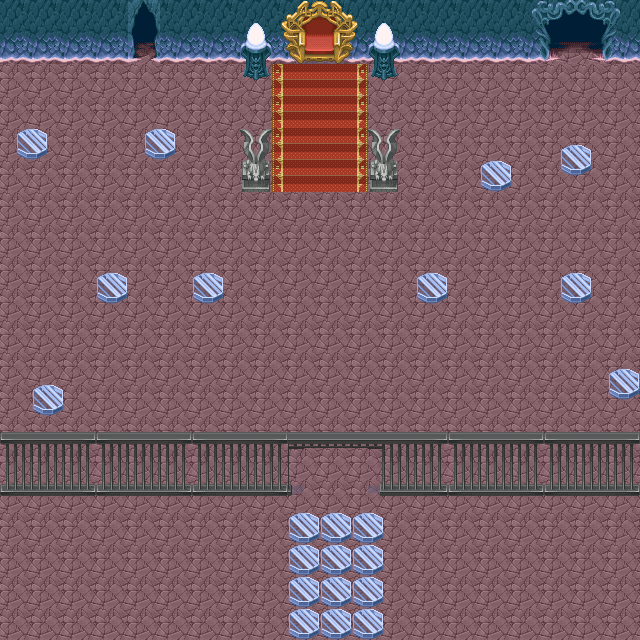

Rendered tile map (Tiled .tmx) drawn with the repository's tilesets; below, a short description and the map source with its tile grids summarised:
An orthogonal 40x40 tile map with 16x16 px tiles, 4 tile layers (background, forth, second, third) and 22 objects (8x barrier, entrance, semi-transparent).

<map height="40" orientation="orthogonal" tileheight="16" tilewidth="16" version="1.0" width="40">
 <properties>
  <property name="scene-type" value="field" />
  <property name="sound" value="sounds/dungeon.mp3" />
  <property name="tmx" value="maps/M308.tmx" />
 </properties>
 <tileset firstgid="1" name="Map-EvilCastle02" tileheight="16" tilewidth="16">
  <image height="832" source="Map-EvilCastle02.png" width="256" />
  <terraintypes>
   <terrain name="b" tile="-1" />
   <terrain name="c" tile="-1" />
  </terraintypes>
  <tile id="34" terrain="0,0,0,0" />
  <tile id="35" terrain="0,0,0,0" />
  <tile id="50" terrain="0,0,0,0" />
  <tile id="51" terrain="0,0,0,0" />
  <tile id="64" terrain="1,1,1,1" />
  <tile id="65" terrain="1,1,1,1" />
  <tile id="66" terrain="1,1,1,1" />
  <tile id="67" terrain="1,1,1,1" />
  <tile id="68" terrain="1,1,1,1" />
  <tile id="69" terrain="1,1,1,1" />
  <tile id="71" terrain="0,0,,0" />
  <tile id="72" terrain="0,0,0," />
  <tile id="80" terrain="1,1,1,1" />
  <tile id="84" terrain=",1,," />
  <tile id="85" terrain="1,1,1,1" />
  <tile id="86" terrain=",,,0" />
  <tile id="87" terrain=",0,0,0" />
  <tile id="88" terrain="0,,0,0" />
  <tile id="89" terrain=",,0," />
  <tile id="96" terrain=",1,1,1" />
  <tile id="97" terrain=",0,,0" />
  <tile id="98" terrain="0,0,0,0" />
  <tile id="99" terrain="0,0,0,0" />
  <tile id="100" terrain="0,,0," />
  <tile id="101" terrain="1,1,1,1" />
  <tile id="102" terrain="0,0,0,0" />
  <tile id="103" terrain="0,0,0,0" />
  <tile id="104" terrain="0,0,0,0" />
  <tile id="105" terrain="0,0,0,0" />
  <tile id="112" terrain="1,,1," />
  <tile id="113" terrain=",0,,0" />
  <tile id="114" terrain="0,0,0,0" />
  <tile id="115" terrain="0,0,0,0" />
  <tile id="116" terrain="0,,0," />
  <tile id="117" terrain="1,1,1,1" />
  <tile id="119" terrain="0,0,,0" />
  <tile id="120" terrain="0,0,0," />
  <tile id="128" terrain="1,,1,1" />
  <tile id="129" terrain=",0,1,1" />
  <tile id="130" terrain="0,0,1," />
  <tile id="131" terrain="0,0,0," />
  <tile id="132" terrain="0,,0,1" />
  <tile id="133" terrain="1,1,1,1" />
  <tile id="144" terrain="1,1,1,1" />
  <tile id="145" terrain="1,1,1,1" />
  <tile id="146" terrain="1,1,1,1" />
  <tile id="147" terrain="1,1,1,1" />
  <tile id="148" terrain="1,1,1,1" />
  <tile id="149" terrain="1,1,1,1" />
 </tileset>
 <layer height="40" name="background" width="40">
  <data>[1600 cells, 1600 non-empty, 4 distinct tile ids]</data>
 </layer>
 <layer height="40" name="forth" width="40">
  <data>[1600 cells, 176 non-empty, 40 distinct tile ids]</data>
 </layer>
 <layer height="40" name="second" width="40">
  <data>[1600 cells, 308 non-empty, 40 distinct tile ids]</data>
 </layer>
 <layer height="40" name="third" width="40">
  <data>[1600 cells, 72 non-empty, 64 distinct tile ids]</data>
 </layer>
 <objectgroup height="40" name="entrances" width="40">
  <object height="32" name="dungeon-king" type="entrance" width="96" x="288" y="608">
   <properties>
    <property name="ID" value="M303" />
    <property name="dest" value="dungeon-3-east" />
   </properties>
  </object>
 </objectgroup>
 <objectgroup height="40" name="barriers" width="40">
  <object height="64" type="barrier" width="640" x="0" y="0" />
  <object height="640" type="barrier" width="16" x="640" y="0" />
  <object height="640" type="barrier" width="16" x="-16" y="0" />
  <object height="16" name="dungeon-king" type="barrier" width="672" x="-16" y="640">
   <properties>
    <property name="dest" value="dungeon-3-east" />
   </properties>
  </object>
  <object height="16" type="barrier" width="288" x="0" y="480" />
  <object height="16" type="barrier" width="256" x="384" y="480" />
  <object height="128" type="barrier" width="32" x="240" y="64" />
  <object height="128" type="barrier" width="32" x="368" y="64" />
 </objectgroup>
 <objectgroup height="40" name="semi-transparents" width="40">
  <object height="48" type="semi-transparent" width="640" x="0" y="432" />
 </objectgroup>
 <objectgroup height="40" name="objects" width="40">
  <object x="269" y="326">
   <properties>
    <property name="ID" value="E414" />
    <property name="flags" value="F411,F402,F412,F406,F405,F409" />
   </properties>
  </object>
  <object x="203" y="316">
   <properties>
    <property name="ID" value="E417" />
    <property name="flags" value="F411,F411,F412,F410,F413,F407" />
   </properties>
  </object>
  <object x="143" y="353">
   <properties>
    <property name="ID" value="E492" />
    <property name="flags" value="F411,F409,F406,F407,F404,F402" />
   </properties>
  </object>
  <object x="478" y="295">
   <properties>
    <property name="ID" value="E493" />
    <property name="flags" value="F412,F413,F405,F412,F403,F406,F401" />
   </properties>
  </object>
  <object x="231" y="291">
   <properties>
    <property name="ID" value="E494" />
    <property name="flags" value="F412,F413,F410,F401,F412,F406,F411" />
   </properties>
  </object>
  <object x="324" y="171">
   <properties>
    <property name="ID" value="E495" />
    <property name="flags" value="F413,F412,F409,F402,F406,F404" />
   </properties>
  </object>
  <object x="236" y="238">
   <properties>
    <property name="ID" value="E415" />
    <property name="flags" value="F413,F405,F402,F406,F413,F408" />
   </properties>
  </object>
  <object x="376" y="233">
   <properties>
    <property name="ID" value="E418" />
    <property name="flags" value="F413,F405,F404,F413,F406,F412" />
   </properties>
  </object>
  <object x="147" y="190">
   <properties>
    <property name="ID" value="E494" />
    <property name="flags" value="F412,F413,F405,F406,F404,F411,F409" />
   </properties>
  </object>
  <object x="409" y="321">
   <properties>
    <property name="ID" value="E493" />
    <property name="flags" value="F412,F413,F403,F401,F411,F412,F405" />
   </properties>
  </object>
  <object height="2" x="481" y="200">
   <properties>
    <property name="ID" value="E493" />
    <property name="flags" value="F412,F413,F401,F408,F409,F402,F413" />
   </properties>
  </object>
  <object x="454" y="193">
   <properties>
    <property name="ID" value="E493" />
    <property name="flags" value="F413,F403,F412,F411,F413,F407" />
   </properties>
  </object>
 </objectgroup>
</map>
